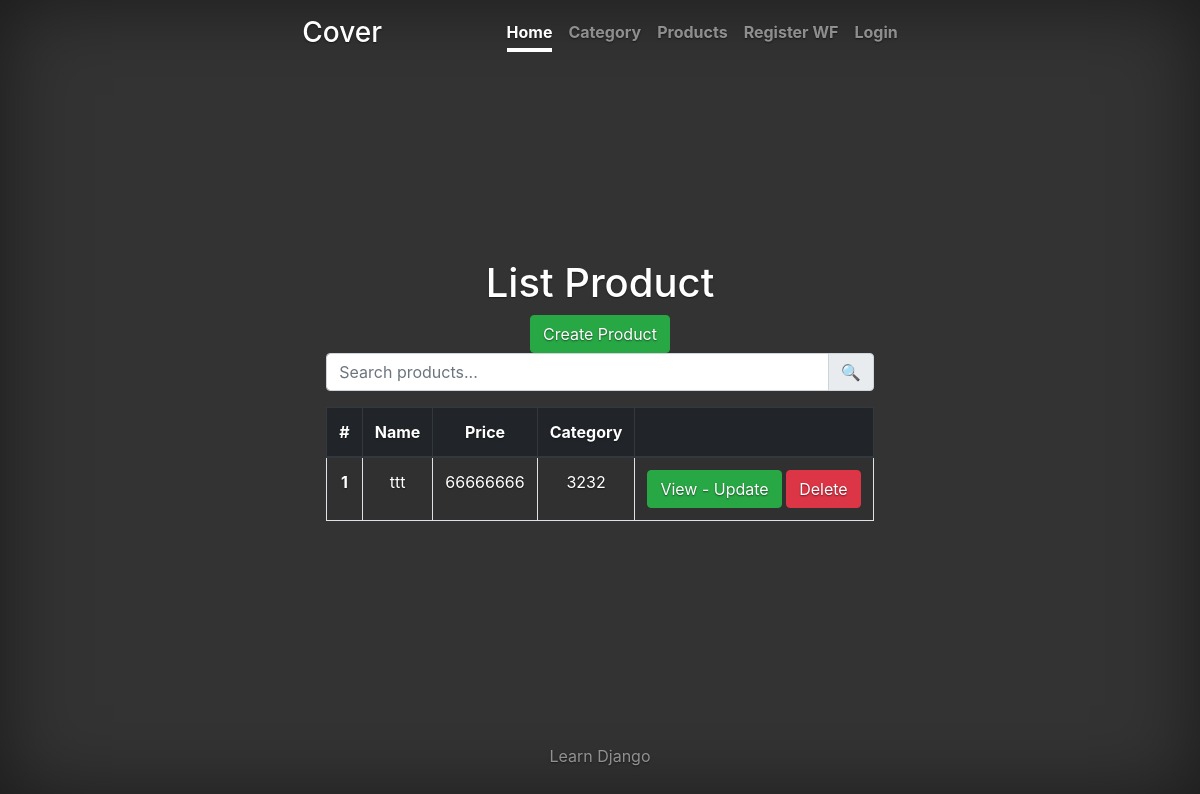
Page /store/list_products on the earlier database version.
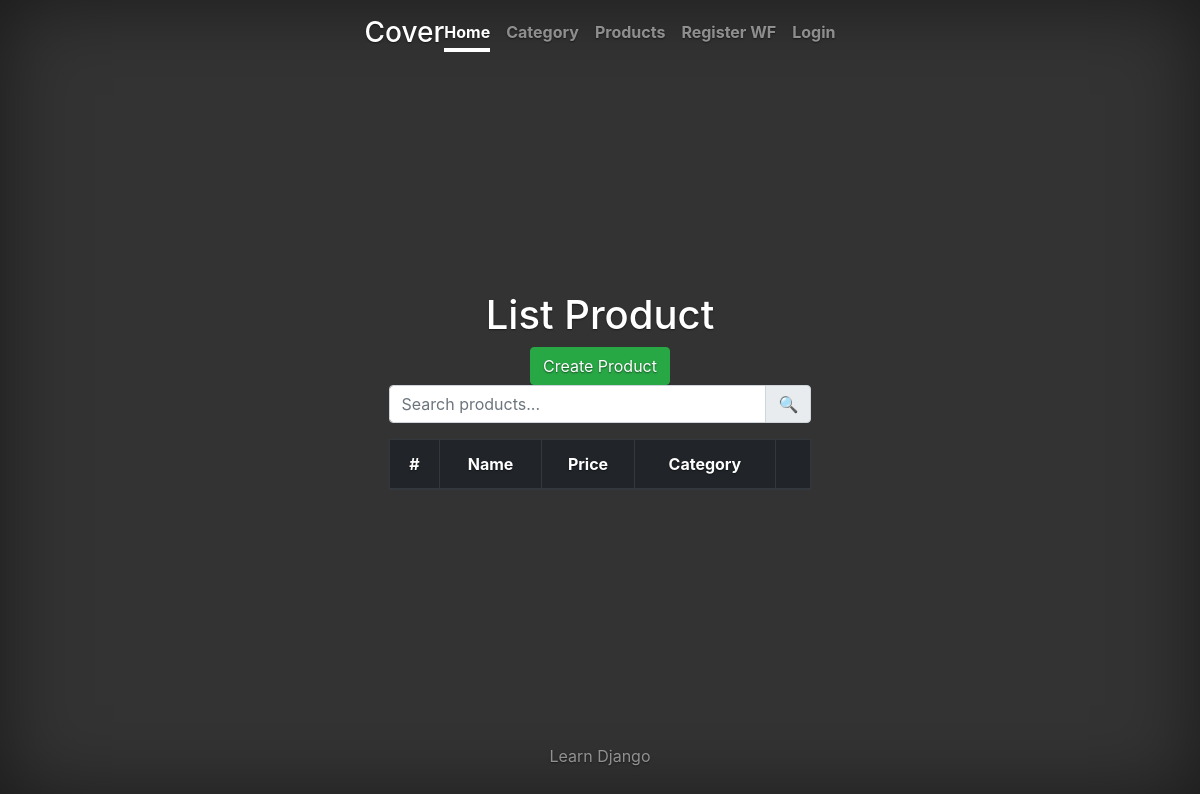
Same page on the later database version.
### store/models.py (models this page shows)
class Product(models.Model):
    name = models.CharField(max_length=100)
    price = models.PositiveIntegerField(default=0)
    category = models.ForeignKey(Category, on_delete=models.CASCADE)
    class Meta:
        verbose_name_plural = "products"
        verbose_name = "Product"
        db_table = 'product'
        ordering = ["name"]

class Category(models.Model):
    name = models.CharField(max_length=100)
    key = models.CharField(unique=True, max_length=100)
    class Meta:
        verbose_name_plural = "Categories"
        ordering = ["name"]
        verbose_name = "Category"
        db_table = 'category'

### store/views.py (the view)
# urls.py: path('list_products', product_list_view, name='list_products'),
def product_list_view(request):
    search = request.GET.get('search_input')
    if search:
        products = Product.objects.filter(name__contains=search)
    else:
        products = Product.objects.all()
    return render(request, 'product_list_view.html', {'products': products})

### templates/product_list_view.html (shortened to what this page needs)
{% extends 'base_layout.html' %}
{% block main %}
    <h1>List Product</h1>
    <a class="btn btn-success" href="{% url 'create_product' %}">
        Create Product
    </a>
    <form action="{% url 'list_products' %}" method="GET">
        <div class="input-group mb-3">
            <input type="text" class="form-control" name="search_input" placeholder="Search products..."
                   aria-label="Search products">
            <div class="input-group-append">
                <button type="submit" class="input-group-text">
                    🔍
                </button>
            </div>
        </div>
    </form>
    <table class="table table-striped table-hover table-bordered">
        <thead class="thead-dark">
        <tr>
            <th scope="col">#</th>
            <th scope="col">Name</th>
            <th scope="col">Price</th>
            <th scope="col">Category</th>
            <th scope="col"></th>
        </tr>
        </thead>
        <tbody>
        {% for c in products %}
            <tr>
                <th scope="row">{{ c.id }}</th>
                <td>{{ c.name }}</td>
                <td>{{ c.price }}</td>
                <td>{{ c.category.name }}</td>
                <td>
                    <a class="btn btn-success" href="{% url 'update_product' id=c.id %}">
                        View - Update
                    </a>
                    <a class="btn btn-danger" href="{% url 'delete_product' id=c.id %}">
                        Delete
                    </a>
                </td>
            </tr>
        {% endfor %}
        </tbody>
    </table>
{% endblock %}

Differences in the rows shown:
removed Product: id "1", name "ttt", price "66666666", category.name "3232"
